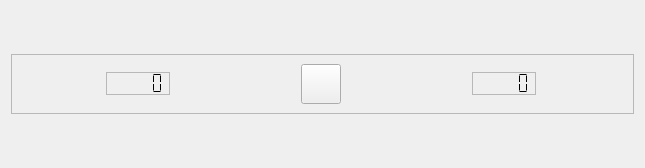
<?xml version="1.0" encoding="UTF-8"?>
<ui version="4.0">
 <class>CTopWidget</class>
 <widget class="QWidget" name="CTopWidget">
  <property name="geometry">
   <rect>
    <x>0</x>
    <y>0</y>
    <width>645</width>
    <height>168</height>
   </rect>
  </property>
  <property name="sizePolicy">
   <sizepolicy hsizetype="Minimum" vsizetype="Fixed">
    <horstretch>0</horstretch>
    <verstretch>0</verstretch>
   </sizepolicy>
  </property>
  <property name="windowTitle">
   <string>Form</string>
  </property>
  <layout class="QVBoxLayout" name="verticalLayout">
   <item alignment="Qt::AlignVCenter">
    <widget class="QFrame" name="frame">
     <property name="sizePolicy">
      <sizepolicy hsizetype="Minimum" vsizetype="Fixed">
       <horstretch>0</horstretch>
       <verstretch>0</verstretch>
      </sizepolicy>
     </property>
     <property name="minimumSize">
      <size>
       <width>0</width>
       <height>50</height>
      </size>
     </property>
     <property name="frameShape">
      <enum>QFrame::StyledPanel</enum>
     </property>
     <property name="frameShadow">
      <enum>QFrame::Raised</enum>
     </property>
     <layout class="QHBoxLayout" name="horizontalLayout">
      <property name="sizeConstraint">
       <enum>QLayout::SetNoConstraint</enum>
      </property>
      <item>
       <widget class="QLCDNumber" name="lcdTime">
        <property name="sizePolicy">
         <sizepolicy hsizetype="Fixed" vsizetype="Fixed">
          <horstretch>0</horstretch>
          <verstretch>0</verstretch>
         </sizepolicy>
        </property>
        <property name="font">
         <font>
          <weight>50</weight>
          <bold>false</bold>
          <kerning>true</kerning>
         </font>
        </property>
        <property name="frameShape">
         <enum>QFrame::StyledPanel</enum>
        </property>
        <property name="frameShadow">
         <enum>QFrame::Sunken</enum>
        </property>
        <property name="smallDecimalPoint">
         <bool>false</bool>
        </property>
        <property name="mode">
         <enum>QLCDNumber::Dec</enum>
        </property>
        <property name="segmentStyle">
         <enum>QLCDNumber::Flat</enum>
        </property>
        <property name="value" stdset="0">
         <double>0.000000000000000</double>
        </property>
        <property name="intValue" stdset="0">
         <number>0</number>
        </property>
       </widget>
      </item>
      <item>
       <spacer name="horizontalSpacer">
        <property name="orientation">
         <enum>Qt::Horizontal</enum>
        </property>
        <property name="sizeType">
         <enum>QSizePolicy::Minimum</enum>
        </property>
        <property name="sizeHint" stdset="0">
         <size>
          <width>40</width>
          <height>20</height>
         </size>
        </property>
       </spacer>
      </item>
      <item>
       <widget class="QPushButton" name="pushButton">
        <property name="sizePolicy">
         <sizepolicy hsizetype="Fixed" vsizetype="Fixed">
          <horstretch>0</horstretch>
          <verstretch>0</verstretch>
         </sizepolicy>
        </property>
        <property name="minimumSize">
         <size>
          <width>40</width>
          <height>40</height>
         </size>
        </property>
        <property name="maximumSize">
         <size>
          <width>40</width>
          <height>40</height>
         </size>
        </property>
        <property name="layoutDirection">
         <enum>Qt::LeftToRight</enum>
        </property>
        <property name="text">
         <string/>
        </property>
        <property name="flat">
         <bool>false</bool>
        </property>
       </widget>
      </item>
      <item>
       <spacer name="horizontalSpacer_2">
        <property name="orientation">
         <enum>Qt::Horizontal</enum>
        </property>
        <property name="sizeType">
         <enum>QSizePolicy::Minimum</enum>
        </property>
        <property name="sizeHint" stdset="0">
         <size>
          <width>40</width>
          <height>20</height>
         </size>
        </property>
       </spacer>
      </item>
      <item>
       <widget class="QLCDNumber" name="lcdSheep">
        <property name="sizePolicy">
         <sizepolicy hsizetype="Fixed" vsizetype="Fixed">
          <horstretch>0</horstretch>
          <verstretch>0</verstretch>
         </sizepolicy>
        </property>
        <property name="frameShape">
         <enum>QFrame::StyledPanel</enum>
        </property>
        <property name="frameShadow">
         <enum>QFrame::Sunken</enum>
        </property>
        <property name="segmentStyle">
         <enum>QLCDNumber::Flat</enum>
        </property>
       </widget>
      </item>
     </layout>
    </widget>
   </item>
  </layout>
 </widget>
 <resources/>
 <connections/>
</ui>
